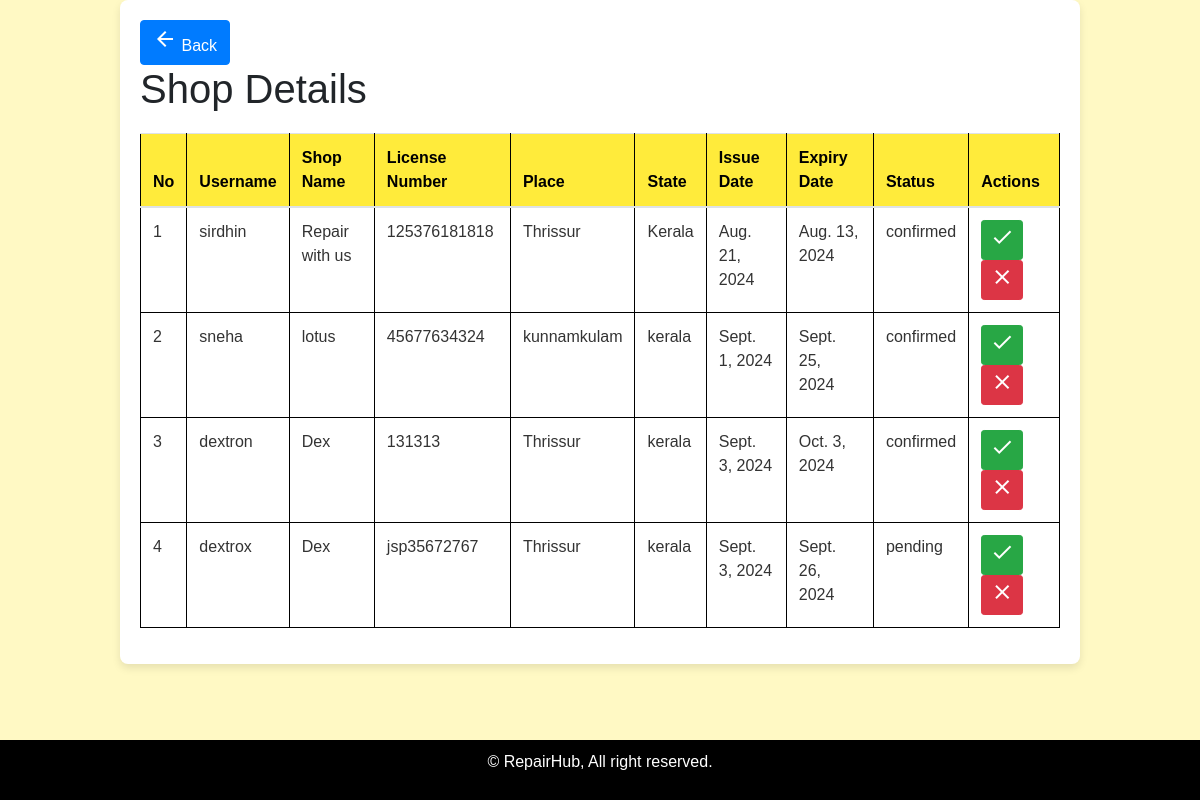
Page /adreq on the committed database.
### vehicle/models.py (models this page shows, shortened)
class shopdetails(models.Model):
    username = models.ForeignKey(register, on_delete=models.CASCADE)
    shopname = models.CharField(max_length=100)
    lnumber = models.CharField(max_length=20)
    place = models.CharField(max_length=50)
    istate = models.CharField(max_length=50)
    idate = models.DateField()
    edate = models.DateField()
    status = models.CharField(max_length=20)

class register(models.Model):
    name = models.CharField(max_length=100)
    mail = models.EmailField()
    phone = models.IntegerField()
    username = models.CharField(max_length=50)
    password = models.CharField(max_length=50)
    usertype = models.CharField(max_length=20)
    def __str__(self):
        return self.name

### vehicle/views.py (the view)
# urls.py: path('adreq',views.openrequest),
def openrequest(request):
    data = shopdetails.objects.all()
    return render(request,'request.html',{'shops':data})

### template/request.html (shortened to what this page needs)
<!DOCTYPE html>
<html lang="en">
<head>
    <link rel="stylesheet" href="https://maxcdn.bootstrapcdn.com/bootstrap/4.0.0/css/bootstrap.min.css">
</head>
<body>
    <div class="container">
        <a href="javascript:history.back()" class="btn btn-primary back-button">
            <i class="material-icons">arrow_back</i> Back
        </a>
        <h1>Shop Details</h1>
        <table class="table">
            <thead>
                <tr>
                    <th>No</th>
                    <th>Username</th>
                    <th>Shop Name</th>
                    <th>License Number</th>
                    <th>Place</th>
                    <th>State</th>
                    <th>Issue Date</th>
                    <th>Expiry Date</th>
                    <th>Status</th>
                    <th>Actions</th>
                </tr>
            </thead>
            <tbody>
                {% for shop in shops %}
                    <tr id="row-{{ shop.id }}">
                        <td>{{ forloop.counter }}</td>
                        <td>{{ shop.username }}</td>
                        <td>{{ shop.shopname }}</td>
                        <td>{{ shop.lnumber }}</td>
                        <td>{{ shop.place }}</td>
                        <td>{{ shop.istate }}</td>
                        <td>{{ shop.idate }}</td>
                        <td>{{ shop.edate }}</td>
                        <td id="status-{{ shop.id }}">{{ shop.status }}</td>
                        <td class="actions">
                            <a href="accept_shop" class="btn btn-success btn-sm accept" data-id="{{ shop.id }}">
                                <i class="material-icons">check</i>
                            </a>
                            <a href="reject_shop" class="btn btn-danger btn-sm reject" data-id="{{ shop.id }}">
                                <i class="material-icons">close</i>
                            </a>
                        </td>
                    </tr>
                {% empty %}
                    <tr>
                        <td colspan="10">No shop details available.</td>
                    </tr>
                {% endfor %}
            </tbody>
        </table>
    </div>
    <footer>
        <p>&copy; RepairHub, All right reserved.</p>
    </footer>
</body>
</html>

### template/request.html (style rules this page uses)
body { font-family: Arial, sans-serif; margin: 0; padding: 0; background-color: #fff9c4; }
.container { width: 80%; margin: auto; overflow: hidden; padding: 20px; background-color: #ffffff; border-radius: 8px; box-shadow: 0 4px 8px rgba(0, 0, 0, 0.1); }
table { width: 100%; border-collapse: collapse; margin: 20px 0; }
th, td { padding: 12px; text-align: left; border: 1px solid #000; }
th { background-color: #ffeb3b; color: #000; }
td { background-color: #fff; color: #333; }
tr:nth-child(even) { background-color: #fff9c4; }
tr:nth-child(odd) { background-color: #f0f0f0; }
footer { background-color: #000; color: #fff; text-align: center; padding: 10px 0; position: fixed; bottom: 0; width: 100%; }

### rows in the picture
shopdetails: username "sirdhin", shopname "Repair with us", lnumber "125376181818", place "Thrissur", istate "Kerala", idate "Aug. 21, 2024", edate "Aug. 13, 2024", status "confirmed"
shopdetails: username "sneha", shopname "lotus", lnumber "45677634324", place "kunnamkulam", istate "kerala", idate "Sept. 1, 2024", edate "Sept. 25, 2024", status "confirmed"
shopdetails: username "dextron", shopname "Dex", lnumber "131313", place "Thrissur", istate "kerala", idate "Sept. 3, 2024", edate "Oct. 3, 2024", status "confirmed"
shopdetails: username "dextrox", shopname "Dex", lnumber "jsp35672767", place "Thrissur", istate "kerala", idate "Sept. 3, 2024", edate "Sept. 26, 2024", status "pending"
